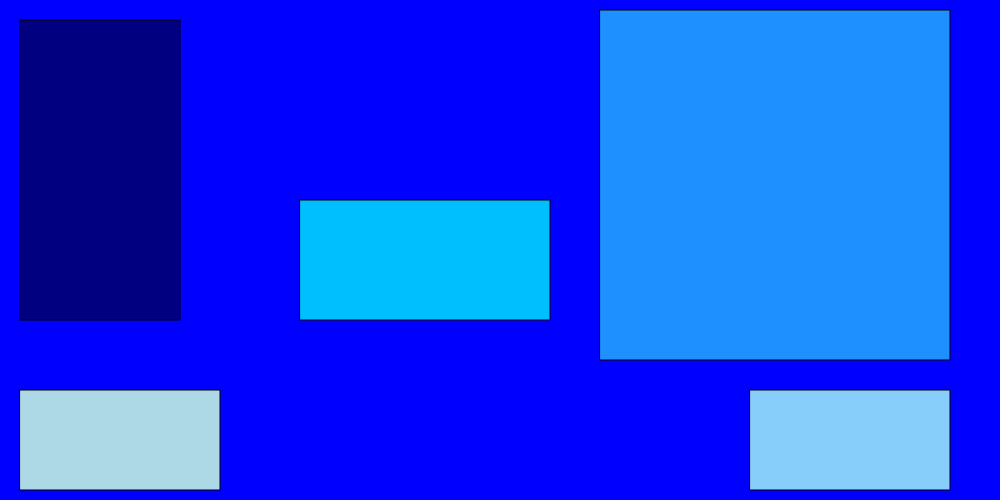
Frame 1 (no input)
Frame 60 (no input): identical to frame 1, image omitted
Frame 120 (the mouse pressed at the canvas centre since frame 60): identical to frame 1, image omitted

The p5.js sketch that drew this single still picture (run headless with seeded random() and noise() and a simulated clock; from frame 60 on, the mouse is pressed at the canvas centre):

// p5.js sketch
// ── sketch.js
function setup()
{
  //create a drawing service 700px wide, 500px tall
  createCanvas(1000,500);

}

function draw()
{
  //create a background using RGB values
  background(0,0,255)

  // change the paint brush to a specific color according to RGB values

  fill(30,144,255)



  // create a rectangle at x,y coordinates 10,10 with length x height at 100 x 50
  rect(600,10,350,350);

  fill(0,0,128)
  rect(20,10*2,320/2,300)

  fill(173,216,230)
  rect(20,390,200,100)

  fill(135,206,250)
  rect(750,390,200,100)

  fill(0,191,255)
  rect(300,200,250,120)
}
